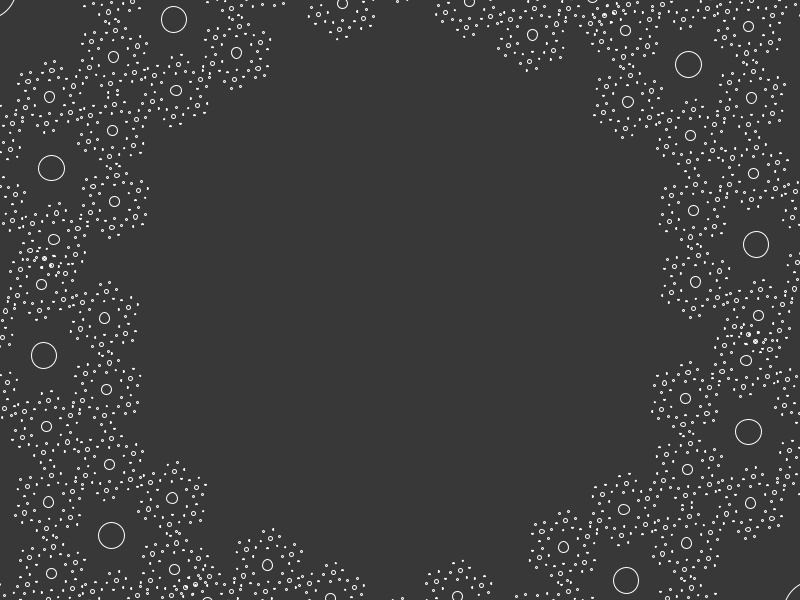
Frame 1 (no input)
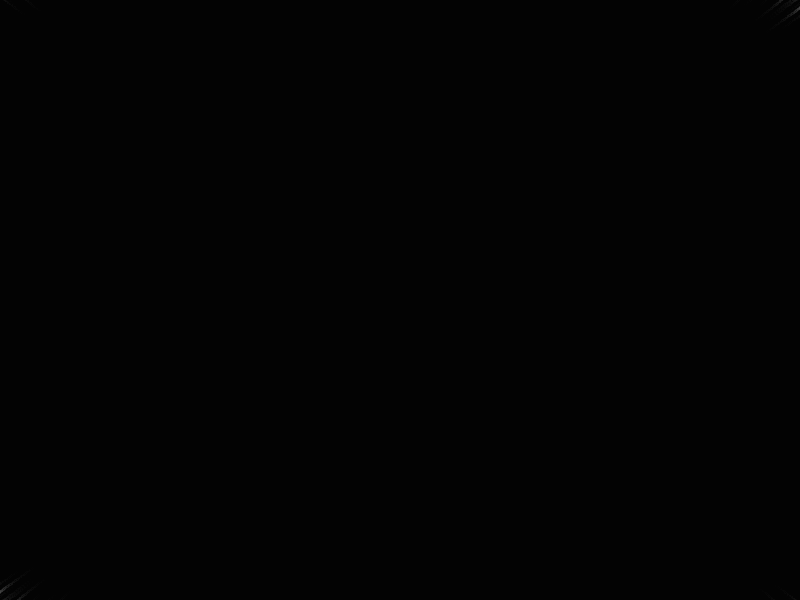
Frame 60 (the mouse pressed at the canvas centre just before this capture)
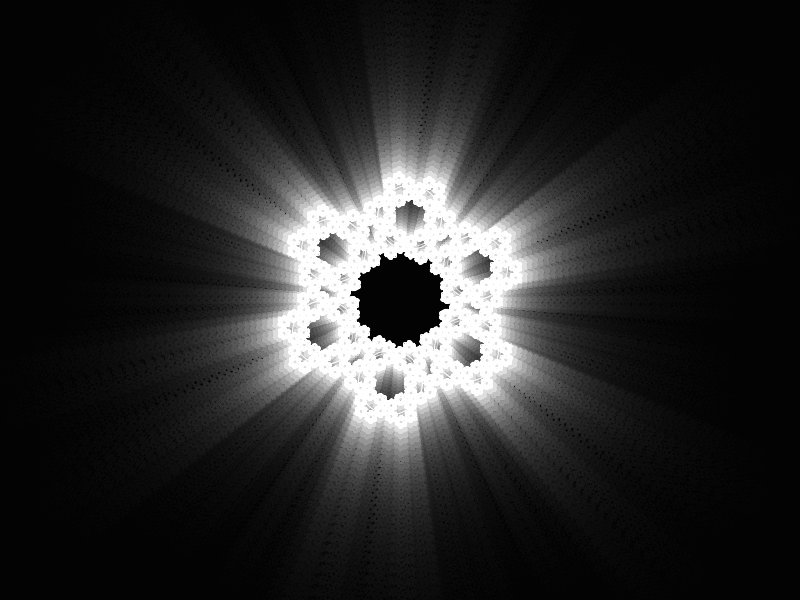
Frame 120 (the mouse held since frame 60 and released just before this capture)

The Processing sketch that drew these frames (run headless with seeded random() and noise(); from frame 60 on, the mouse is pressed at the canvas centre):

// Processing sketch: processing_159946
// ── processing_159946.pde

float diameter = 64;
int steps = 5;
PVector follower;
void setup() {
  size(800, 600);
//  smooth();
  ellipseMode(CENTER);
  background(64);
  follower = new PVector(mouseX, mouseY);
}
void draw() {
  noStroke();
  fill(0,32);
  rect(0,0,width,height);
  stroke(255);
  noFill();
  PVector mouse = new PVector(mouseX, mouseY);
  PVector middle = new PVector(width/2, height/2);
  mouse.sub(middle);
  mouse.mult(2);
  mouse.add(middle);
  follower.add(PVector.mult(PVector.sub(mouse,follower),0.04));
  recursiveRoutine(follower, new PVector(width/2, height/2), diameter, 0);
}
void recursiveRoutine(PVector location, PVector center, float diam, int step) {
  if (step<steps) {
    PVector arm = PVector.sub(location, center);
    float angle = atan2(arm.y, arm.x);
    float radius = arm.mag();
    for (int i=0; i<6; i++) {
      float newAngle = angle + TWO_PI*i/6;
      PVector newArm = new PVector(radius*cos(newAngle), radius*sin(newAngle));
      newArm.add(center);
      ellipse(newArm.x, newArm.y, diam, diam);
      float newNewAngle = angle * 3 * (-1 + (step%2)*2);
      float newRadius = radius*0.37;
      float newDiam = diam*0.4;
      PVector newNewArm = new PVector(newRadius*cos(newNewAngle), newRadius*sin(newNewAngle));
      newNewArm.add(newArm);
      recursiveRoutine(newNewArm, newArm, newDiam, step+1);
    }
  }
}
